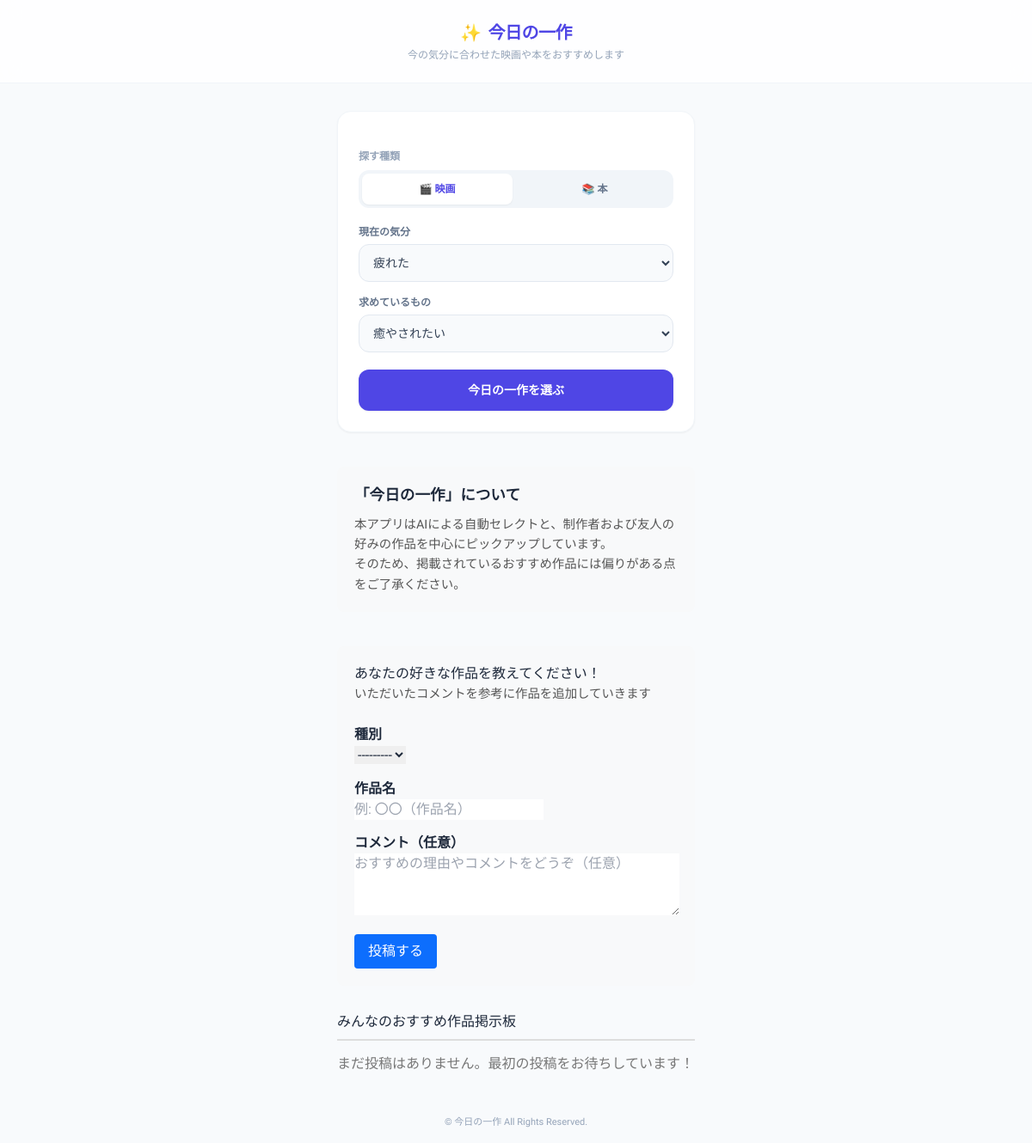
/, run on an earlier commit of the app's database.
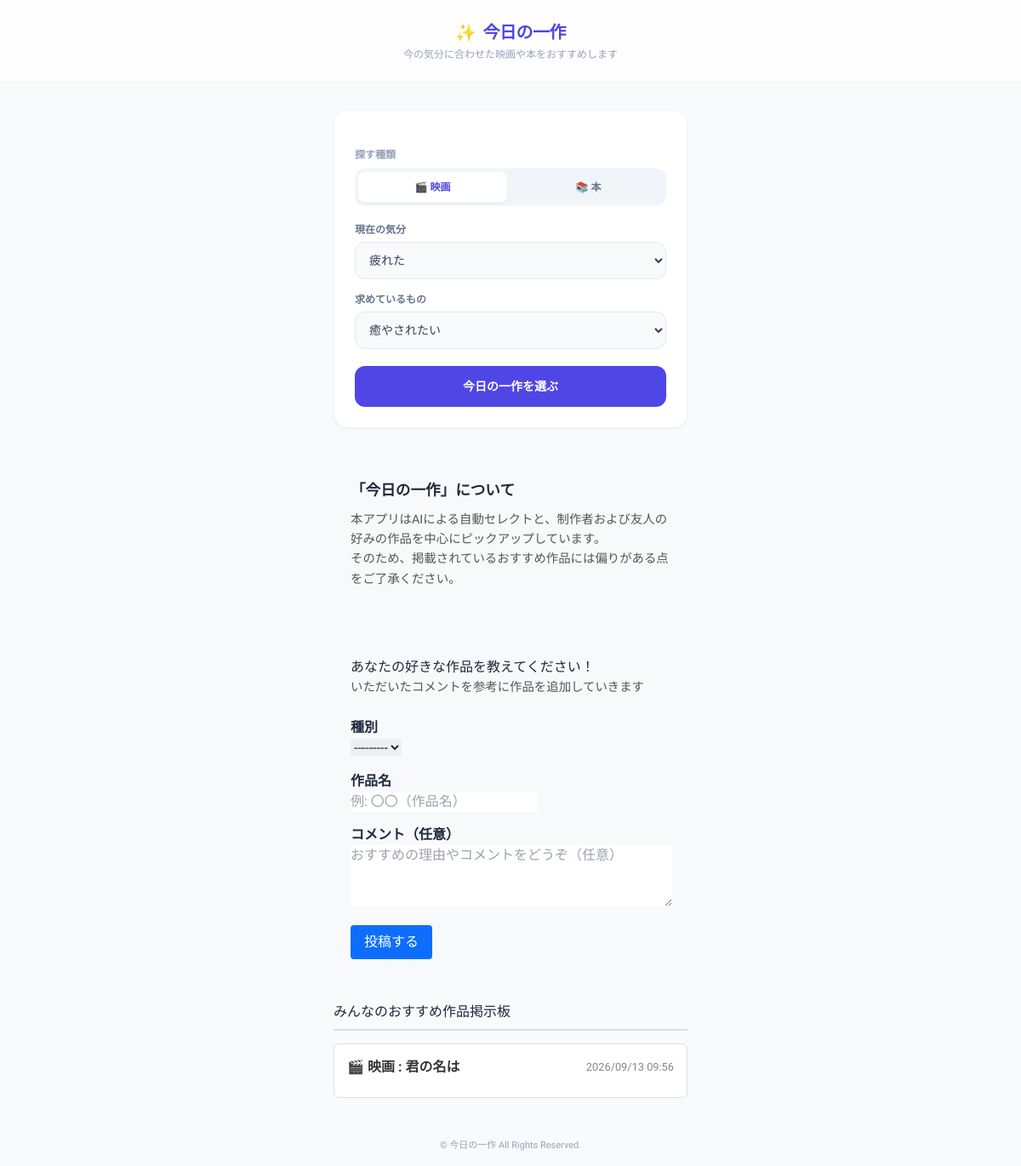
And on a later commit of the database.
### recommend/models.py (models this page shows, shortened)
class Feedback(models.Model):
    MEDIA_CHOICES = [
        ('movie', '映画'),
        ('book', '本'),
    ]
    media_type = models.CharField(max_length=10, choices=MEDIA_CHOICES, verbose_name="メディア")
    title = models.CharField(max_length=200, verbose_name="好きな作品名")
    comment = models.TextField(blank=True, null=True, verbose_name="コメント・おすすめ理由")
    created_at = models.DateTimeField(auto_now_add=True, verbose_name="投稿日時")
    class Meta:
        ordering = ['-created_at']  # 新しい投稿順（降順）に並べる

### recommend/views.py (the view, shortened to what this page needs)
# urls.py: path("", views.recommend_view, name="recommend_view"),
def recommend_view(request):
    form = FeedbackForm()
    feedbacks = Feedback.objects.all()
    items = Item.objects.all()
    context = {
        'items': items,
        'form': form,
        'feedbacks': feedbacks,
    }
    return render(request, "recommend/index.html", context)

### recommend/forms.py
class FeedbackForm(forms.ModelForm):
    class Meta:
        model = Feedback
        fields = ['media_type', 'title', 'comment']
        widgets = {
            'media_type': forms.Select(attrs={'class': 'form-select'}),
            'title': forms.TextInput(attrs={'class': 'form-control', 'placeholder': '例: 〇〇（作品名）'}),
            'comment': forms.Textarea(attrs={'class': 'form-control', 'rows': 3, 'placeholder': 'おすすめの理由やコメントをどうぞ（任意）'}),
        }

### recommend/templates/recommend/index.html (shortened to what the changed rows need)
<!DOCTYPE html>
<html lang="ja">
<head>
  <script src="https://cdn.tailwindcss.com"></script>
</head>
<body class="bg-slate-50 min-h-screen flex flex-col justify-between text-slate-800">
  <header class="py-6 text-center border-b border-slate-100 bg-white/80 backdrop-blur-md sticky top-0 z-10">
    <h1 class="text-xl font-bold tracking-tight text-indigo-600 flex items-center justify-center gap-2">
      <span>✨</span> 今日の一作
    </h1>
  </header>
  <main class="max-w-md w-full mx-auto px-4 py-8 space-y-6">
    <section style="margin-top: 30px;">
        <h4 style="border-bottom: 2px solid #ddd; padding-bottom: 8px;">みんなのおすすめ作品掲示板</h4>
        {% if feedbacks %}
            <div class="feedback-thread" style="display: flex; flex-direction: column; gap: 15px; margin-top: 15px;">
                {% for fb in feedbacks %}
                    <div style="border: 1px solid #e0e0e0; border-radius: 6px; padding: 15px; background-color: #fff;">
                        <div style="display: flex; justify-content: space-between; align-items: center; margin-bottom: 8px;">
                            <span style="font-weight: bold; color: #333;">
                                {% if fb.media_type == 'movie' %}🎬 映画{% else %}📚 本{% endif %} : {{ fb.title }}
                            </span>
                            <span style="font-size: 0.8rem; color: #888;">
                                {{ fb.created_at|date:"Y/m/d H:i" }}
                            </span>
                        </div>
                    </div>
                {% endfor %}
            </div>
        {% else %}
            <p style="color: #777; margin-top: 15px;">まだ投稿はありません。最初の投稿をお待ちしています！</p>
        {% endif %}
    </section>
  </main>
</body>
</html>

What changed in the data, as far as the page shows it:
added Feedback: media_type "🎬 映画", title "君の名は", created_at "2026/09/13 09:56"
Also different on the page:
text no longer shown: "まだ投稿はありません。最初の投稿をお待ちしています！"
